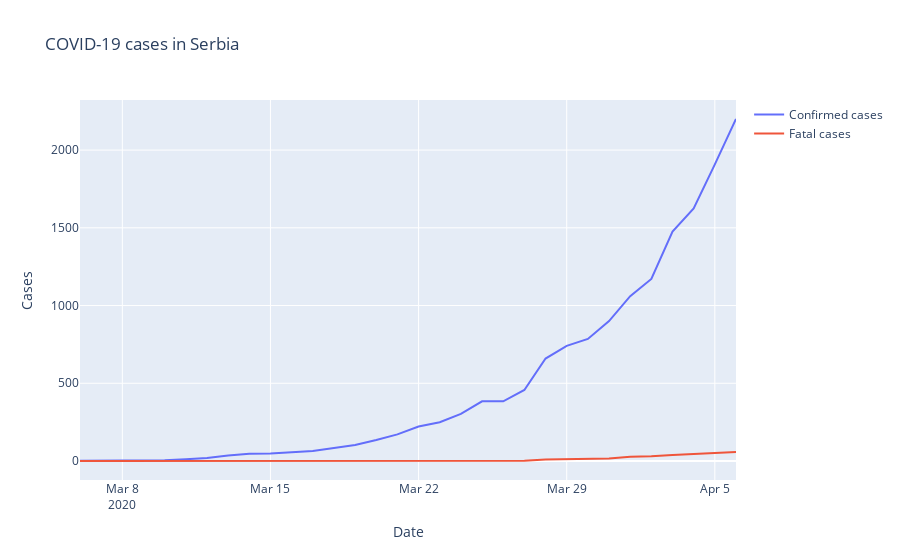

The code cell stored with this chart in its notebook:
### Code cell
import plotly.graph_objects as go
fig = go.Figure()

Serbia_confirmed = train[train['Country_Region'] == 'Serbia'].groupby(['Date']).sum().Confirmed
# we want to see the progression from the first case in Serbia (for the first 44 days we didn't have any case)
Serbia_confirmed = Serbia_confirmed[44:]
Serbia_fatalities = train[train['Country_Region'] == 'Serbia'].groupby(['Date']).sum().Fatalities
Serbia_fatalities = Serbia_fatalities[44:]
date = train['Date'].unique()
date = date[44:]
fig.add_trace(go.Scatter(x = date, y = Serbia_confirmed, name = "Confirmed cases"))
fig.add_trace(go.Scatter(x = date, y = Serbia_fatalities, name = "Fatal cases"))
fig.update_layout(title = "COVID-19 cases in Serbia",
                 xaxis_title = "Date",
                 yaxis_title = "Cases")

### Figure 1 — Plotly figure (JSON) as saved in the notebook; plotly's stock layout.template omitted (floating-point values rounded to 4 significant figures)
{"data": [{"name": "Confirmed cases", "type": "scatter", "x": ["2020-03-06", "2020-03-07", "2020-03-08", "2020-03-09", "2020-03-10", "2020-03-11", "2020-03-12", "2020-03-13", "2020-03-14", "2020-03-15", "2020-03-16", "2020-03-17", "2020-03-18", "2020-03-19", "2020-03-20", "2020-03-21", "2020-03-22", "2020-03-23", "2020-03-24", "2020-03-25", "2020-03-26", "2020-03-27", "2020-03-28", "2020-03-29", "2020-03-30", "2020-03-31", "2020-04-01", "2020-04-02", "2020-04-03", "2020-04-04", "2020-04-05", "2020-04-06"], "y": [1, 1, 1, 1, 5, 12, 19, 35, 46, 48, 55, 65, 83, 103, 135, 171, 222, 249, 303, 384, 384, 457, 659, 741, 785, 900, 1060, 1171, 1476, 1624, 1908, 2200]}, {"name": "Fatal cases", "type": "scatter", "x": ["2020-03-06", "2020-03-07", "2020-03-08", "2020-03-09", "2020-03-10", "2020-03-11", "2020-03-12", "2020-03-13", "2020-03-14", "2020-03-15", "2020-03-16", "2020-03-17", "2020-03-18", "2020-03-19", "2020-03-20", "2020-03-21", "2020-03-22", "2020-03-23", "2020-03-24", "2020-03-25", "2020-03-26", "2020-03-27", "2020-03-28", "2020-03-29", "2020-03-30", "2020-03-31", "2020-04-01", "2020-04-02", "2020-04-03", "2020-04-04", "2020-04-05", "2020-04-06"], "y": [0, 0, 0, 0, 0, 0, 0, 0, 0, 0, 0, 0, 0, 0, 1, 1, 2, 3, 3, 4, 1, 1, 10, 13, 16, 16, 28, 31, 39, 44, 51, 58]}], "layout": {"title": {"text": "COVID-19 cases in Serbia"}, "xaxis": {"title": {"text": "Date"}}, "yaxis": {"title": {"text": "Cases"}}}}
